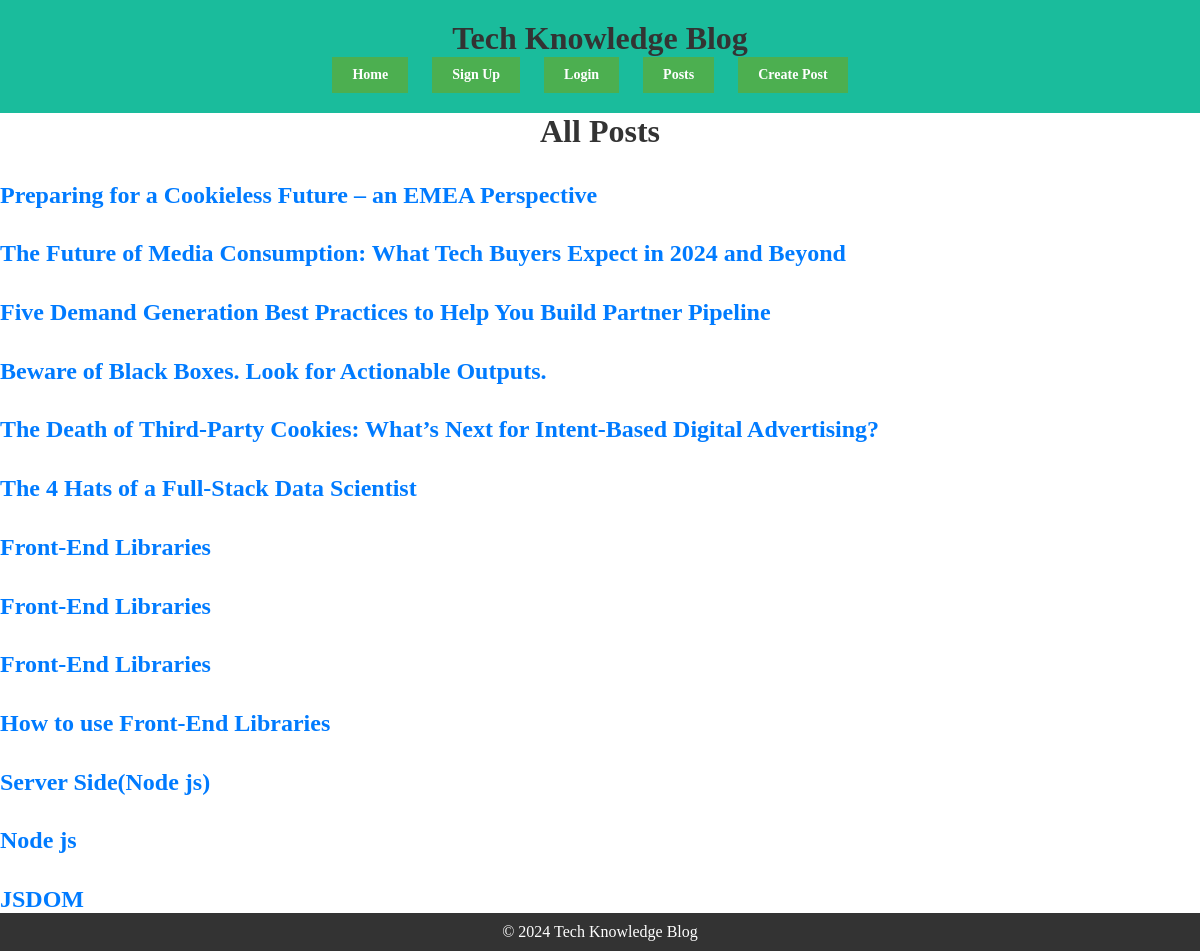
Page /blog/posts/ on the earlier database version.
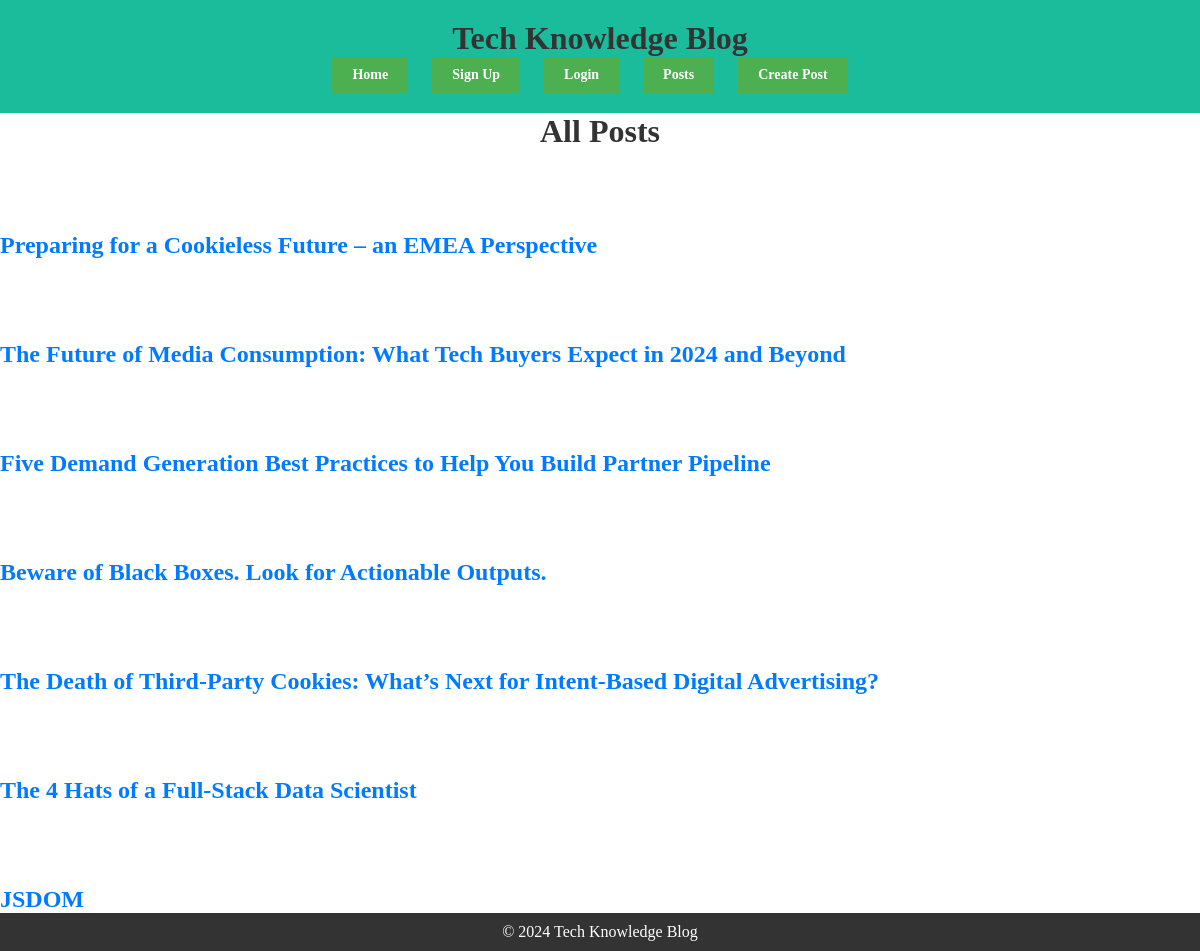
Same page on the later database version.
### blog/models.py (models this page shows, shortened)
class Post(models.Model):
    title = models.CharField(max_length=200)
    content = models.TextField()
    author = models.ForeignKey(User, on_delete=models.CASCADE)
    pub_date = models.DateTimeField(auto_now_add=True)

### blog/views.py (the view)
# urls.py: path('blog/posts/', views.posts, name='posts'),
def posts(request):
    posts = Post.objects.all()
    return render(request, 'blog/posts.html', {'posts': posts})

### blog/templates/blog/posts.html
{% extends 'base.html' %}
{% load static %}
{% block content %}
<h1>All Posts</h1>
{% for post in posts %}
<div class="post">
    <h2><a href="{% url 'post_detail' post.id %}">{{ post.title }}</a></h2>
</div>
{% empty %}
<p>No posts available.</p>
{% endfor %}
{% endblock %}

### templates/base.html (shortened to what this page needs)
{% load static %}
<!DOCTYPE html>
<html lang="en">
<head>
    <link rel="stylesheet" type="text/css" href="{% static 'css/styles.css' %}">
</head>
<body>
    <header class="header">
        <div>
            <h1>Tech Knowledge Blog</h1>
        </div>
        <nav>
            <ul>
                <li><a href="{% url 'index' %}" class="button">Home</a></li>
                {% if user.is_authenticated %}
                <li><a href="{% url 'account_logout' %}" class="button">Logout</a></li>
                {% else %}
                <li><a href="{% url 'account_signup' %}" class="button">Sign Up</a></li>
                <li><a href="{% url 'account_login' %}" class="button">Login</a></li>
                {% endif %}
                <li><a href="{% url 'posts' %}" class="button">Posts</a></li>
                <li><a href="{% url 'create_post' %}" class="button">Create Post</a></li>
            </ul>
        </nav>
    </header>
    <main>
        {% block content %}
        {% endblock %}
    </main>
    <footer class="footer">
        © 2024 Tech Knowledge Blog
    </footer>
</body>
</html>

### static/css/styles.css (style rules this page uses)
body, html { overflow-x: hidden; }
* { margin: 0; padding: 0; box-sizing: border-box; }
body, main { min-height: 100vh; display: flex; flex-direction: column; justify-content: space-between; }
.header { width: 100%; height: auto; padding: 20px; text-align: center; background: #1abc9c; color: white; }
nav ul { list-style: none; padding: 0; }
nav li { display: inline-block; margin-right: 20px; }
nav a { text-decoration: none; color: white; font-weight: bold; }
.button { background-color: #4CAF50; border: none; color: white; padding: 10px 20px; text-align: center; text-decoration: none; display: inline-block; font-size: 14px; cursor: pointer; }
footer { width: 100%; height: auto; }
.footer { width: 100%; height: auto; background-color: #333; color: white; text-align: center; padding: 10px; }
h1, h2, h3, h4, h5, h6, p { margin: 0; }
h1 { text-align: center; color: #333; }
a { color: #007bff; text-decoration: none; }

Differences in the rows shown:
removed Post: title "Front-End Libraries"
removed Post: title "Front-End Libraries"
removed Post: title "Front-End Libraries"
removed Post: title "How to use Front-End Libraries"
removed Post: title "Server Side(Node js)"
removed Post: title "Node js"
